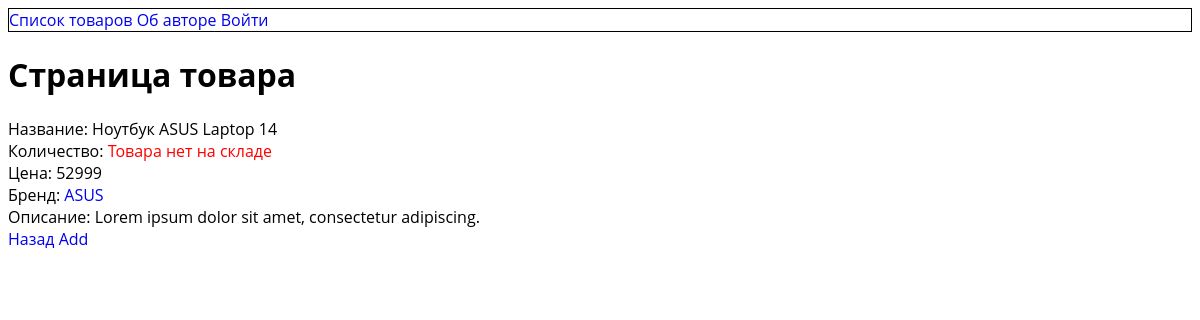
/item/1, run on an earlier commit of the app's database.
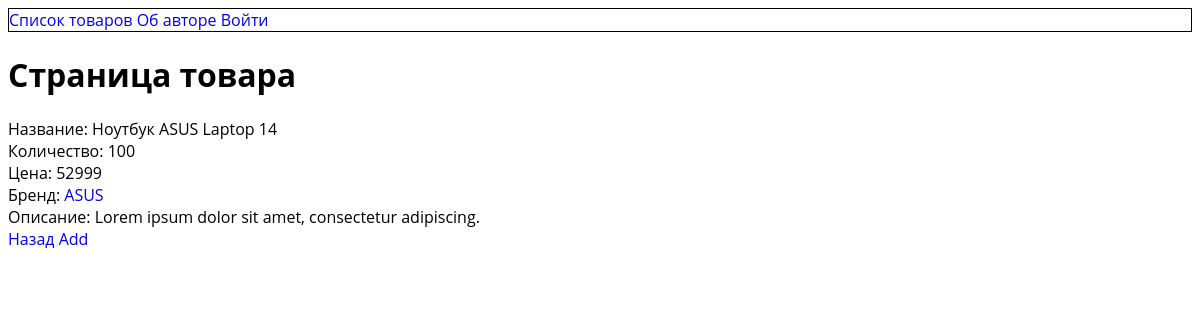
And on a later commit of the database.
### MainApp/models.py (models this page shows, shortened)
class Item(models.Model):
    name = models.CharField(max_length=100)
    brand = models.CharField(max_length=100)
    count = models.PositiveIntegerField()
    desc = models.CharField(max_length=255)
    cost = models.PositiveIntegerField(default=1000)
    imgurl = models.CharField(max_length=255)

### MainApp/views.py (the view)
# urls.py: path('item/<int:id>',views.item_page),
def item_page(request, id):
    item = Item.objects.get(pk=id)
    context = {
        "item": item
    }
    try:
        if request.GET.msg == "1":
            messages.error(request, "Нет на складе!")
    except Exception as e:
        pass
    return render(request, "item_page.html", context)

### templates/item_page.html (shortened to what this page needs)
{% load static %}
<!DOCTYPE html>
<html lang="ru">
<head>
    <link rel="stylesheet" href="{% static 'CSS/menu/style.css' %}">
</head>
<body>
<nav class="menu">
    <a href="{% url 'items' %}"> Список товаров</a>
    <a href="{% url 'items' %}"> Об авторе</a>
    <a href="{% url 'items' %}"> Войти</a>
</nav>
<main class="content">
<h1> Страница товара </h1>
Название: {{ item.name }} <br>
{% if item.count == 0 %}
Количество: <span style="color: #FF0000;">Товара нет на складе</span> <br>
{% else %}
Количество: {{ item.count }} <br>
{% endif %}
Цена: {{item.cost}}<br>
Бренд: <a href="/items/{{item.brand}}">{{ item.brand }}</a> <br>
Описание: {{ item.desc }} <br>
<a href="/items"> Назад </a>
<a href="add/{{item.pk}}">Add</a>
</main>
</body>
</html>

What changed in the data, as far as the page shows it:
changed Item "Ноутбук ASUS Laptop 14": count (not shown) → "100"
Also different on the page:
text no longer shown: "Товара нет на складе"
